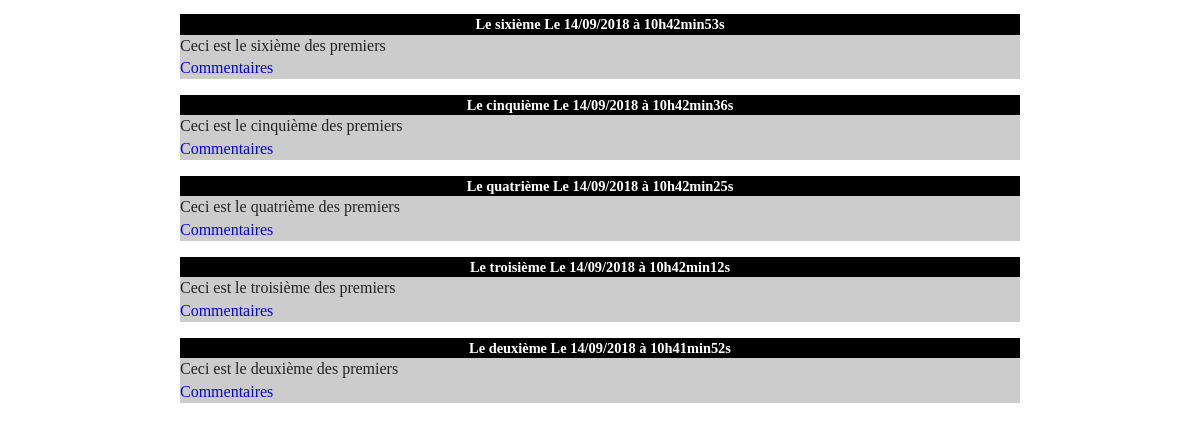
The page / on the database its author committed.
### tables this page shows
CREATE TABLE `billets` (
  `id` int(11) NOT NULL,
  `titre` varchar(255) NOT NULL,
  `contenu` text NOT NULL,
  `date_creation` datetime NOT NULL DEFAULT CURRENT_TIMESTAMP
);

### index.php (the view, shortened to what this page needs)
<!doctype html>
<html class="no-js" lang="fr">
<head>
  <link rel="stylesheet" href="css/normalize.css">
  <link rel="stylesheet" href="css/main.css">
</head>
<body>
<?php
try{
  $bdd = new PDO('mysql:host=localhost;dbname=test;charset=utf8', 'root', '', array(PDO::ATTR_ERRMODE => PDO::ERRMODE_EXCEPTION));
}
catch (\Exception $e){
  die('Erreur : ' . $e->getMessage());
}
$req = $bdd->query('SELECT id, titre, contenu, DATE_FORMAT(date_creation, \'%d/%m/%Y à %Hh%imin%ss\') AS date_creation FROM billets ORDER BY date_creation DESC LIMIT 0, 5');
while ($donnees = $req->fetch()){
?>
<div class="news">
    <h3>
        <?php echo htmlspecialchars($donnees['titre']);
        echo " Le " . $donnees['date_creation']; ?>
    </h3>
    <p>
    <?php
    echo htmlspecialchars($donnees['contenu']);
    ?>
    <br />
    <a href="commentaires.php?billet=<?php echo $donnees['id']; ?>">Commentaires</a>
    </p>
</div>
<?php
}
?>
</body>
</html>

### css/main.css (style rules this page uses)
html { color: #222; font-size: 1em; line-height: 1.4; }
h1, h3 { text-align:center; }
h3 { background-color:black; color:white; font-size:0.9em; margin-bottom:0px; }
.news p { background-color:#CCCCCC; margin-top:0px; }
.news { width:70%; margin:auto; }
a { text-decoration: none; color: blue; }

### rows shown on the page
billets: titre "Le sixième", date_creation "14/09/2018 à 10h42min53s", contenu "Ceci est le sixième des premiers"
billets: titre "Le cinquième", date_creation "14/09/2018 à 10h42min36s", contenu "Ceci est le cinquième des premiers"
billets: titre "Le quatrième", date_creation "14/09/2018 à 10h42min25s", contenu "Ceci est le quatrième des premiers"
billets: titre "Le troisième", date_creation "14/09/2018 à 10h42min12s", contenu "Ceci est le troisième des premiers"
billets: titre "Le deuxième", date_creation "14/09/2018 à 10h41min52s", contenu "Ceci est le deuxième des premiers"
